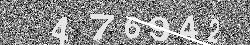
#> input picture tw_captcha_cracker/human1.png, 250 x 45 px
$ python threshold_test2.py
#> lines starting #> are read from the running program, lines starting #| are printed output that depends on the picture
import cv2
import numpy as np
from matplotlib import pyplot as plt

img = cv2.imread('human1.png',0)
#> img is the input picture: shape (45, 250); min 0, max 255, mean 140.6

#img = cv2.medianBlur(img,5)

ret,thresh1 = cv2.threshold(img,127,255,cv2.THRESH_BINARY)
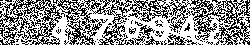
#> thresh1: shape (45, 250); 56.9% white; black in thin lines or dots
ret,thresh2 = cv2.threshold(img,127,255,cv2.THRESH_BINARY_INV)
#> thresh2: shape (45, 250); 43.1% white in thin lines or dots
ret,thresh3 = cv2.threshold(img,127,255,cv2.THRESH_TRUNC)
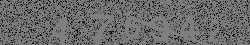
#> thresh3: shape (45, 250); min 0, max 127, mean 105.5
ret,thresh4 = cv2.threshold(img,200,255,cv2.THRESH_TOZERO)
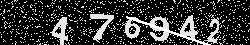
#> thresh4: shape (45, 250); min 0, max 255, mean 53.3
ret,thresh5 = cv2.threshold(thresh4,240,255,cv2.THRESH_TOZERO_INV)
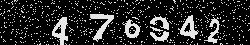
#> thresh5: shape (45, 250); min 0, max 240, mean 40.6


thresh = ['img','thresh1','thresh2','thresh3','thresh4','thresh5']

cv2.imwrite('aardvark.jpg', thresh5)

for i in xrange(6):
    plt.subplot(2,3,i+1),plt.imshow(eval(thresh[i]),'gray')
    plt.title(thresh[i])

plt.show()

$ run again, with tw_captcha_cracker/human2.png copied over tw_captcha_cracker/human1.png
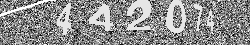
#> input picture tw_captcha_cracker/human2.png, 250 x 45 px
#> img is the input picture: shape (45, 250); min 0, max 255, mean 141.8
#> `ret,thresh1 = cv2.threshold(img,127,255,cv2.THRESH_BINARY)`:
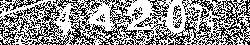
#> thresh1: shape (45, 250); 57.5% white; black in thin lines or dots
#> thresh2: shape (45, 250); 42.5% white in thin lines or dots
#> `ret,thresh5 = cv2.threshold(thresh4,240,255,cv2.THRESH_TOZERO_INV)`:
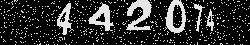
#> thresh5: shape (45, 250); min 0, max 240, mean 45.1

$ run again, with tw_captcha_cracker/human3.png copied over tw_captcha_cracker/human1.png
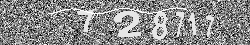
#> input picture tw_captcha_cracker/human3.png, 250 x 45 px
#> img is the input picture: shape (45, 250); min 0, max 255, mean 137.9
#> `ret,thresh1 = cv2.threshold(img,127,255,cv2.THRESH_BINARY)`:
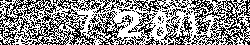
#> thresh1: shape (45, 250); 55.6% white; black in thin lines or dots
#> thresh2: shape (45, 250); 44.4% white in thin lines or dots
#> `ret,thresh5 = cv2.threshold(thresh4,240,255,cv2.THRESH_TOZERO_INV)`:
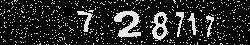
#> thresh5: shape (45, 250); min 0, max 240, mean 36.4

$ run again, with tw_captcha_cracker/human4.png copied over tw_captcha_cracker/human1.png
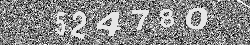
#> input picture tw_captcha_cracker/human4.png, 250 x 45 px
#> img is the input picture: shape (45, 250); min 0, max 255, mean 138.3
#> `ret,thresh1 = cv2.threshold(img,127,255,cv2.THRESH_BINARY)`:
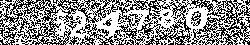
#> thresh1: shape (45, 250); 56.2% white; black in thin lines or dots
#> thresh2: shape (45, 250); 43.8% white in thin lines or dots
#> `ret,thresh5 = cv2.threshold(thresh4,240,255,cv2.THRESH_TOZERO_INV)`:
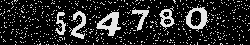
#> thresh5: shape (45, 250); min 0, max 240, mean 39.9
